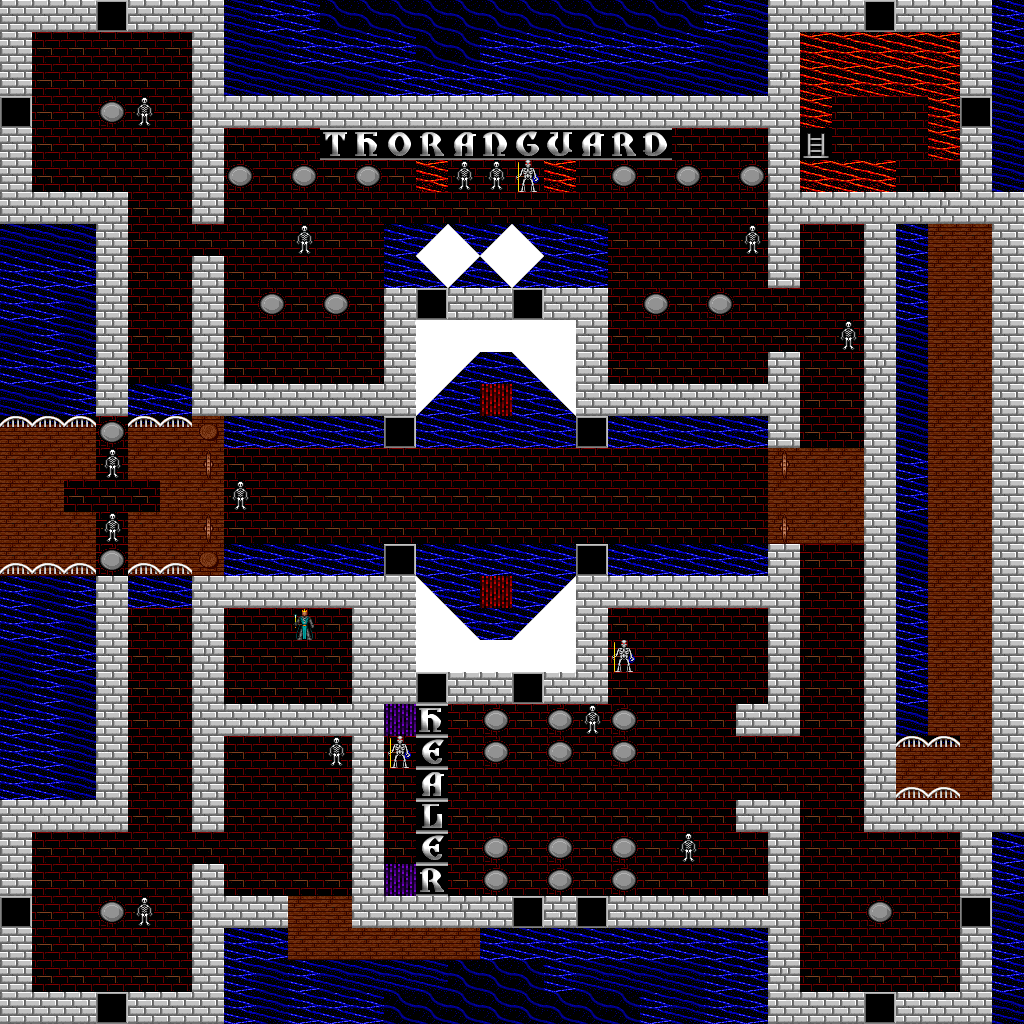

A level layout from a 2D game, rendered from its tile map. Below: a short description, then the map file with tile-grid data replaced by summaries:
An orthogonal 32x32 tile map with 32x32 px tiles, 2 tile layers (Map Layer, People Layer) and 17 objects (13x skeleton, 3x liche, lord_british).

<map version="1.0" orientation="orthogonal" width="32" height="32" tilewidth="32" tileheight="32" backgroundcolor="#000000">
<tileset firstgid="1" name="thoranguard.ult" tilewidth="32" tileheight="32">
<image source="latest.png" width="768" height="768" />
</tileset>
<layer name="Map Layer" width="32" height="32">
<data>[1024 cells, 1024 non-empty, 33 distinct tile ids]</data>
</layer>
<layer name="People Layer" width="32" height="32">
<data>[1024 cells, 17 non-empty, 3 distinct tile ids]</data>
</layer>
<objectgroup name="Person Properties" width="32" height="32">
<object name="Glorthiel" type="skeleton" x="448" y="160" width="32" height="32">
<properties>
<property name="id" value="0" />
<property name="tileType" value="skeleton" />
<property name="movement" value="FIXED" />
<property name="startX" value="14" />
<property name="startY" value="5" />
<property name="dialogId" value="1" />
</properties>
</object>
<object name="Sir Brandish" type="skeleton" x="480" y="160" width="32" height="32">
<properties>
<property name="id" value="1" />
<property name="tileType" value="skeleton" />
<property name="movement" value="FIXED" />
<property name="startX" value="15" />
<property name="startY" value="5" />
<property name="dialogId" value="2" />
</properties>
</object>
<object name="Bostaff" type="liche" x="512" y="160" width="32" height="32">
<properties>
<property name="id" value="2" />
<property name="tileType" value="liche" />
<property name="movement" value="FIXED" />
<property name="startX" value="16" />
<property name="startY" value="5" />
<property name="dialogId" value="3" />
</properties>
</object>
<object name="Eirir" type="skeleton" x="288" y="224" width="32" height="32">
<properties>
<property name="id" value="3" />
<property name="tileType" value="skeleton" />
<property name="movement" value="WANDER" />
<property name="startX" value="9" />
<property name="startY" value="7" />
<property name="dialogId" value="4" />
</properties>
</object>
<object name="Guard" type="skeleton" x="224" y="480" width="32" height="32">
<properties>
<property name="id" value="4" />
<property name="tileType" value="skeleton" />
<property name="movement" value="WANDER" />
<property name="startX" value="7" />
<property name="startY" value="15" />
<property name="dialogId" value="5" />
</properties>
</object>
<object name="Eirir" type="liche" x="608" y="640" width="32" height="32">
<properties>
<property name="id" value="5" />
<property name="tileType" value="liche" />
<property name="movement" value="WANDER" />
<property name="startX" value="19" />
<property name="startY" value="20" />
<property name="dialogId" value="6" />
</properties>
</object>
<object name="Hjorgar" type="skeleton" x="672" y="832" width="32" height="32">
<properties>
<property name="id" value="6" />
<property name="tileType" value="skeleton" />
<property name="movement" value="WANDER" />
<property name="startX" value="21" />
<property name="startY" value="26" />
<property name="dialogId" value="7" />
</properties>
</object>
<object name="Hrotild" type="skeleton" x="736" y="224" width="32" height="32">
<properties>
<property name="id" value="7" />
<property name="tileType" value="skeleton" />
<property name="movement" value="FIXED" />
<property name="startX" value="23" />
<property name="startY" value="7" />
<property name="dialogId" value="8" />
</properties>
</object>
<object name="Staki" type="skeleton" x="320" y="736" width="32" height="32">
<properties>
<property name="id" value="8" />
<property name="tileType" value="skeleton" />
<property name="movement" value="FIXED" />
<property name="startX" value="10" />
<property name="startY" value="23" />
<property name="dialogId" value="9" />
</properties>
</object>
<object name="Brallaug" type="skeleton" x="832" y="320" width="32" height="32">
<properties>
<property name="id" value="9" />
<property name="tileType" value="skeleton" />
<property name="movement" value="WANDER" />
<property name="startX" value="26" />
<property name="startY" value="10" />
<property name="dialogId" value="10" />
</properties>
</object>
<object name="Skullring" type="lord_british" x="288" y="608" width="32" height="32">
<properties>
<property name="id" value="10" />
<property name="tileType" value="lord_british" />
<property name="movement" value="WANDER" />
<property name="startX" value="9" />
<property name="startY" value="19" />
<property name="dialogId" value="11" />
</properties>
</object>
<object name="Brallaug" type="skeleton" x="576" y="704" width="32" height="32">
<properties>
<property name="id" value="11" />
<property name="tileType" value="skeleton" />
<property name="movement" value="FIXED" />
<property name="startX" value="18" />
<property name="startY" value="22" />
<property name="dialogId" value="12" />
</properties>
</object>
<object name="anonymous" type="liche" x="384" y="736" width="32" height="32">
<properties>
<property name="id" value="12" />
<property name="tileType" value="liche" />
<property name="movement" value="FOLLOW_AVATAR" />
<property name="startX" value="12" />
<property name="startY" value="23" />
<property name="dialogId" value="104" />
</properties>
</object>
<object name="Guard" type="skeleton" x="128" y="96" width="32" height="32">
<properties>
<property name="id" value="13" />
<property name="tileType" value="skeleton" />
<property name="movement" value="FIXED" />
<property name="startX" value="4" />
<property name="startY" value="3" />
<property name="dialogId" value="5" />
</properties>
</object>
<object name="Guard" type="skeleton" x="128" y="896" width="32" height="32">
<properties>
<property name="id" value="14" />
<property name="tileType" value="skeleton" />
<property name="movement" value="WANDER" />
<property name="startX" value="4" />
<property name="startY" value="28" />
<property name="dialogId" value="5" />
</properties>
</object>
<object name="Guard" type="skeleton" x="96" y="448" width="32" height="32">
<properties>
<property name="id" value="15" />
<property name="tileType" value="skeleton" />
<property name="movement" value="FIXED" />
<property name="startX" value="3" />
<property name="startY" value="14" />
<property name="dialogId" value="5" />
</properties>
</object>
<object name="Guard" type="skeleton" x="96" y="512" width="32" height="32">
<properties>
<property name="id" value="16" />
<property name="tileType" value="skeleton" />
<property name="movement" value="FIXED" />
<property name="startX" value="3" />
<property name="startY" value="16" />
<property name="dialogId" value="5" />
</properties>
</object>
</objectgroup>
</map>
